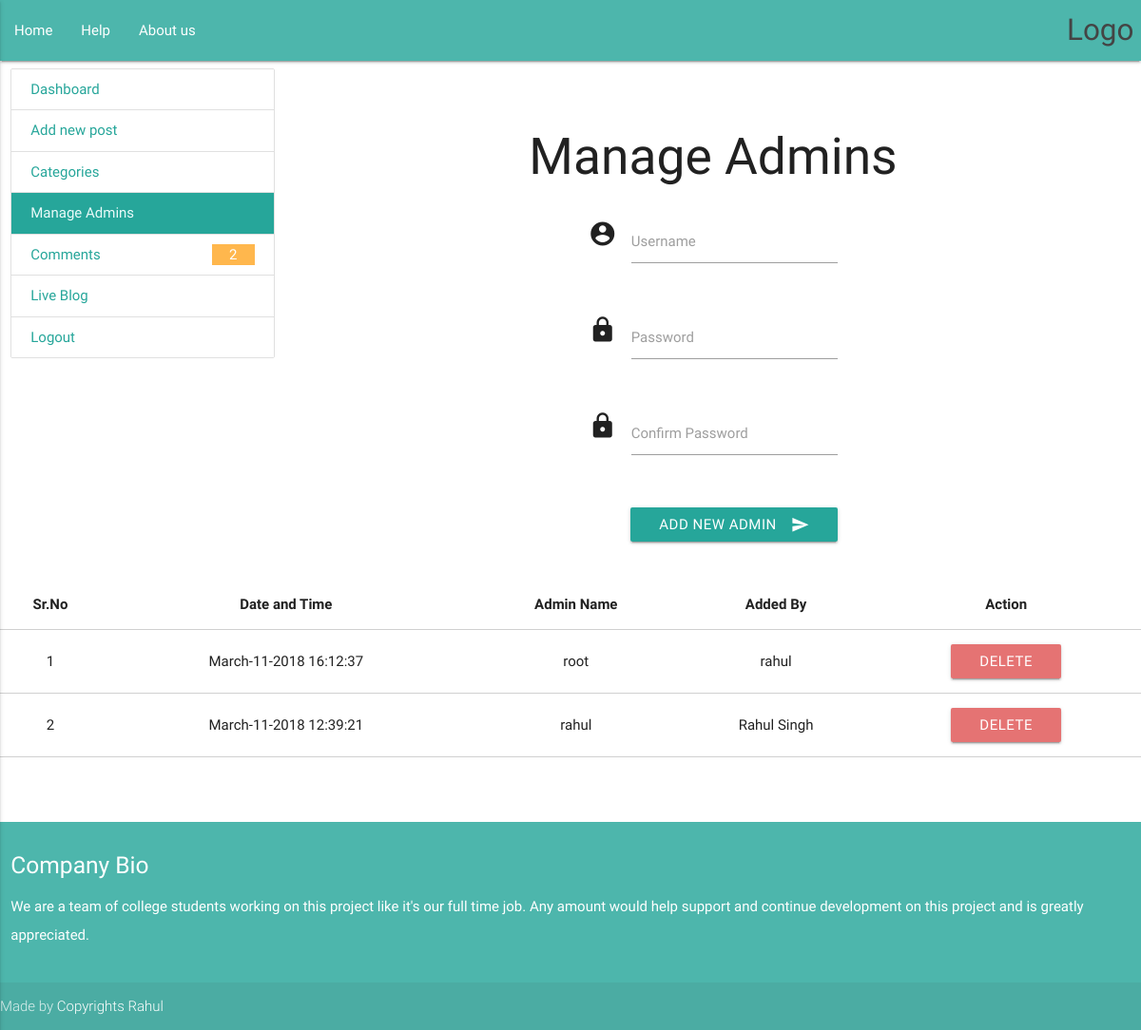
Page /manage_admins.php (signed in) on the committed database.
### tables this page shows
CREATE TABLE `registration` (
  `id` int(10) NOT NULL,
  `datetime` varchar(50) NOT NULL,
  `username` varchar(200) NOT NULL,
  `password` varchar(200) NOT NULL,
  `addedby` varchar(200) NOT NULL
);

### manage_admins.php (the view, shortened to what this page needs)
<!DOCTYPE html>
<html lang="en">
<head>
  <link href="css/materialize.css" type="text/css" rel="stylesheet" media="screen,projection"/>
  <link href="css/style.css" type="text/css" rel="stylesheet" media="screen,projection"/>
</head>
<body>
 <nav>
    <div class="nav-wrapper teal lighten-2">
      <a href="#" class="brand-logo right">Logo</a>
      <ul id="nav-mobile" class="left hide-on-med-and-down">
      <li><a class="white-text" href="dashboard.php">Home</a></li>
        <li><a class="white-text" href="#">Help</a></li>
        <li><a class="white-text" href="about_us.php">About us</a></li>
      </ul>
    </div>
  </nav>
      <div class="row ">
          <div class="col s12 m4 l3 ">
          <div class="collection hov ">
                 <a href="dashboard.php" class="collection-item  imt  ">Dashboard</a>
                <a href="add_new_post.php" class="collection-item   ">Add new post</a>
                <a href="categories.php" class="collection-item  ">Categories</a>
                <a href="manage_admins.php" class="collection-item active ">Manage Admins</a>
                <a href="comments.php" class="collection-item  ">Comments
<?php
                  require 'conn.php';
                  $sql="SELECT COUNT(*) FROM comments WHERE status='OFF' ";
                  $result=mysqli_query($conn,$sql);
                  $results=mysqli_fetch_array($result);
                  $TotalUnApproved=array_shift($results);
                  if($TotalUnApproved>0){
?>
                  <span class="badge orange lighten-2 white-text"><?php echo $TotalUnApproved; ?></span>
                  <?php } ?>
                </a>
                    <a href="blog.php?Page=1" target="_Blank" class="collection-item  ">Live Blog</a>
                <a href="logout.php" class="collection-item  ">Logout</a>
           </div>
      </div>
      <br><br>
      <div class="col s12 m8 l9">
      <h2 class="center">Manage Admins</h2>
    <form class="col s12" method="post" action="manage_admins.php">
         <div class="row">
          <div class="input-field col l4 offset-l4 s12">
            <i class="material-icons prefix">account_circle</i>
            <input name="username" required id="icon_prefix" type="text" minlength="2" class="validate">
            <label for="icon_prefix">Username</label>
          </div>
        </div>
        <div class="row">
          <div class="input-field col l4 offset-l4 s12">
            <i class="material-icons prefix">lock</i>
            <input name="password" required id="confirm_pass" type="password"  minlength="4" class="validate">
            <label for="icon_prefix">Password</label>
          </div><br>
        </div>
          <div class="row">
          <div class="input-field col l4 offset-l4 s12">
            <i class="material-icons prefix">lock</i>
            <input name="confirm_password" required id="pass" type="password"  minlength="4" class="validate">
            <label for="icon_prefix">Confirm Password</label>
          </div><br>
        </div>
          <div class="row">
          <div class="input-field col l4 offset-l4 s12">
            <button class="btn waves-effect waves-light right  " type="submit" name="add_admin">Add new Admin
              <i class="material-icons right">send</i>
            </button>
          </div>
        </div>
    </form>
  </div>
</div>
<div >
          <table class="responsive-table centered highlight bordered">
        <thead>
          <tr>
              <th>Sr.No</th>
              <th>Date and Time</th>
              <th>Admin Name</th>
              <th>Added By</th>
              <th>Action</th>
          </tr>
        </thead>
        <tbody>
          <?php
          require 'conn.php';
            $sql="SELECT * from registration ORDER BY `id` desc";
            $result=mysqli_query($conn,$sql);
            $SrNo=0;
            while($results=mysqli_fetch_array($result)){
              $id=$results['id'];
              $DateTime=$results['datetime'];
              $Username=$results['username'];
              $Admin=$results['addedby'];
              $SrNo++;
          ?>
          <tr>
            <td><?php echo htmlentities($SrNo); ?></td>
            <td><?php echo htmlentities($DateTime); ?></td>
            <td><?php echo htmlentities($Username); ?></td>
            <td><?php echo htmlentities($Admin); ?></td>
            <td><a href="delete_admin.php?id=<?php echo $id; ?>" class="btn waves-effect waves-light red lighten-2" >Delete</a></td>
          </tr>
          <?php } ?>
        </tbody>
      </table>
</div>
  <br><br><br>
  <footer class="page-footer teal lighten-2">
    <div class=" col s12 ">
      <div class="row">
        <div class="col s12 ">
          <h5 class="">Company Bio</h5>
          <p class="">We are a team of college students working on this project like it's our full time job. Any amount would help support and continue development on this project and is greatly appreciated.</p>
        </div>
      </div>
    </div>
    <div class="footer-copyright">
      <div class="container ">
      Made by <a class="white-text" href="http://materializecss.com">Copyrights Rahul</a>
      </div>
    </div>
  </footer>
    </body>
  </html>

### css/style.css (style rules this page uses)
nav ul a, nav .brand-logo { color: #444; }
p { line-height: 2rem; }
footer.page-footer { margin: 0; }

### rows in the picture
registration: datetime "March-11-2018 16:12:37", username "root", addedby "rahul"
registration: datetime "March-11-2018 12:39:21", username "rahul", addedby "Rahul Singh"

### other values in the picture
$TotalUnApproved "2"
